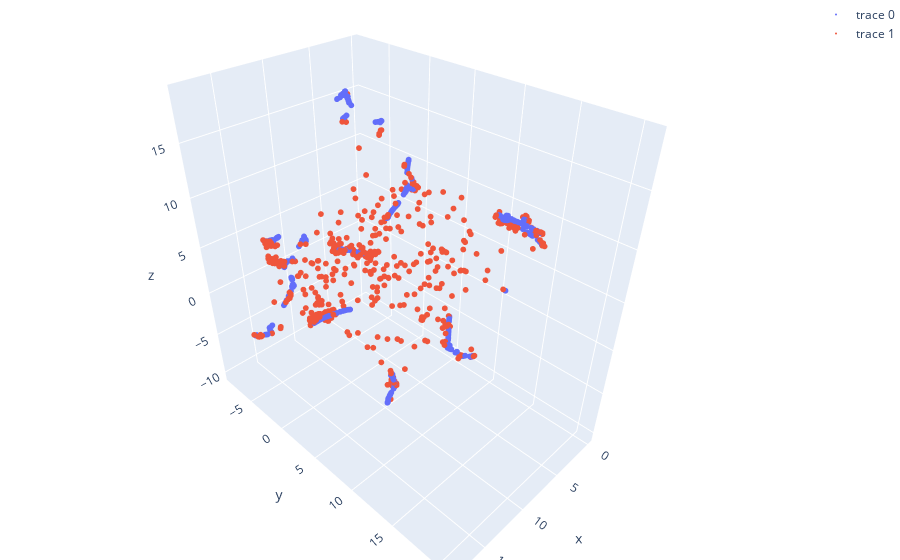

Write notebook code for a chart like this one.
### Markdown cell above
### We project on the trial manifold

### Code cell
fig = go.Figure(data=[go.Scatter3d(x=df2["x1"], y=df2["x2"], z = df2["x3"], mode='markers')])

fig.add_trace(go.Scatter3d(x=dfRep2["x1"], y=dfRep2["x2"], z=dfRep2["x3"], mode='markers'))
fig.update_traces(marker_size=2)

# tight layout
fig.update_layout(margin=dict(l=0, r=0, b=0, t=0))
fig.show()

### Figure 1 — Plotly figure (JSON) as saved in the notebook; plotly's stock layout.template omitted (floating-point values rounded to 4 significant figures; data arrays with more than 128 entries replaced by an {"elided": "..."} marker saying what was removed)
{"data": [{"marker": {"size": 2}, "mode": "markers", "type": "scatter3d", "x": {"elided": "608 float values"}, "y": {"elided": "608 float values"}, "z": {"elided": "608 float values"}}, {"marker": {"size": 2}, "mode": "markers", "type": "scatter3d", "x": {"elided": "525 float values"}, "y": {"elided": "525 float values"}, "z": {"elided": "525 float values"}}], "layout": {"margin": {"b": 0, "l": 0, "r": 0, "t": 0}}}
